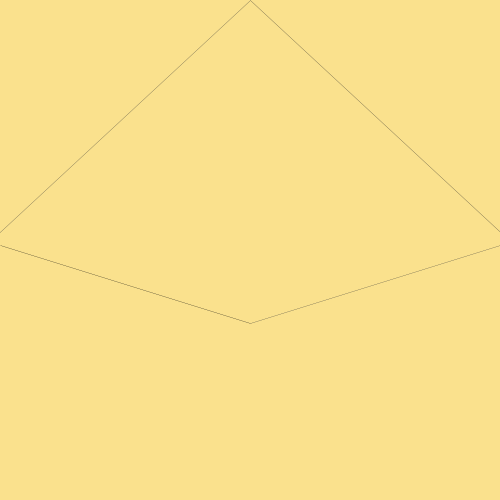
Frame 1 (no input)
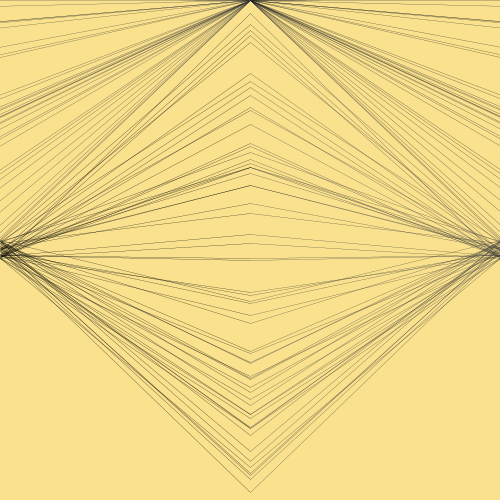
Frame 60 (the mouse pressed at the canvas centre just before this capture)
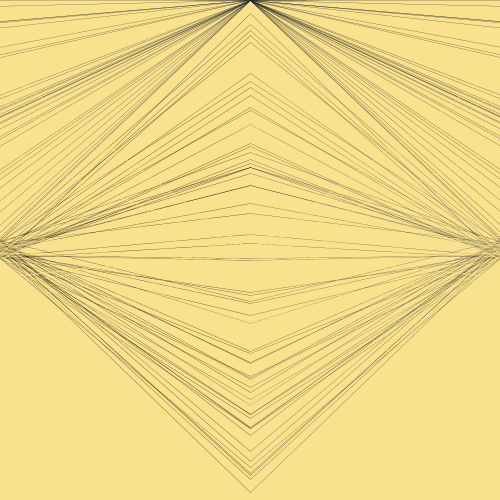
Frame 120 (the mouse held since frame 60 and released just before this capture)

The Processing sketch that drew these frames (run headless with seeded random() and noise(); from frame 60 on, the mouse is pressed at the canvas centre):

// Processing sketch: processing_28520
// ── processing_28520.pde

float a;
float b;
float c;
float e;
float opacity;
void setup(){
  size(500,500);
  background(#FAE18D);
  smooth();
  noCursor();
  strokeWeight(0.25);
}


void draw(){


if(mousePressed){
  stroke(#FAE18D);
 a=random (-500,1000);
line (-750,a,250,mouseY);
stroke(#FAE18D);
line (1250,a,250,mouseY);  
 stroke(#FAE18D);
   a=random (0,500);
  b=random (240,260);
line (0,b,250,a);
stroke(#FAE18D);
line (500,b,250,a);
} else{
  stroke(0);
stroke(0);
 
  a=random (0,500);
  b=random (240,260);
line (0,b,250,a);
stroke(50);
line (500,b,250,a);

  a=random (-500,1000);
  c=random (0,500);
line (-750,a,250,mouseY);
stroke(35);
line (1250,a,250,mouseY);
}
}
void keyPressed(){
  if(key == CODED);
  if(keyCode == ENTER);
  background(#FAE18D);
}
